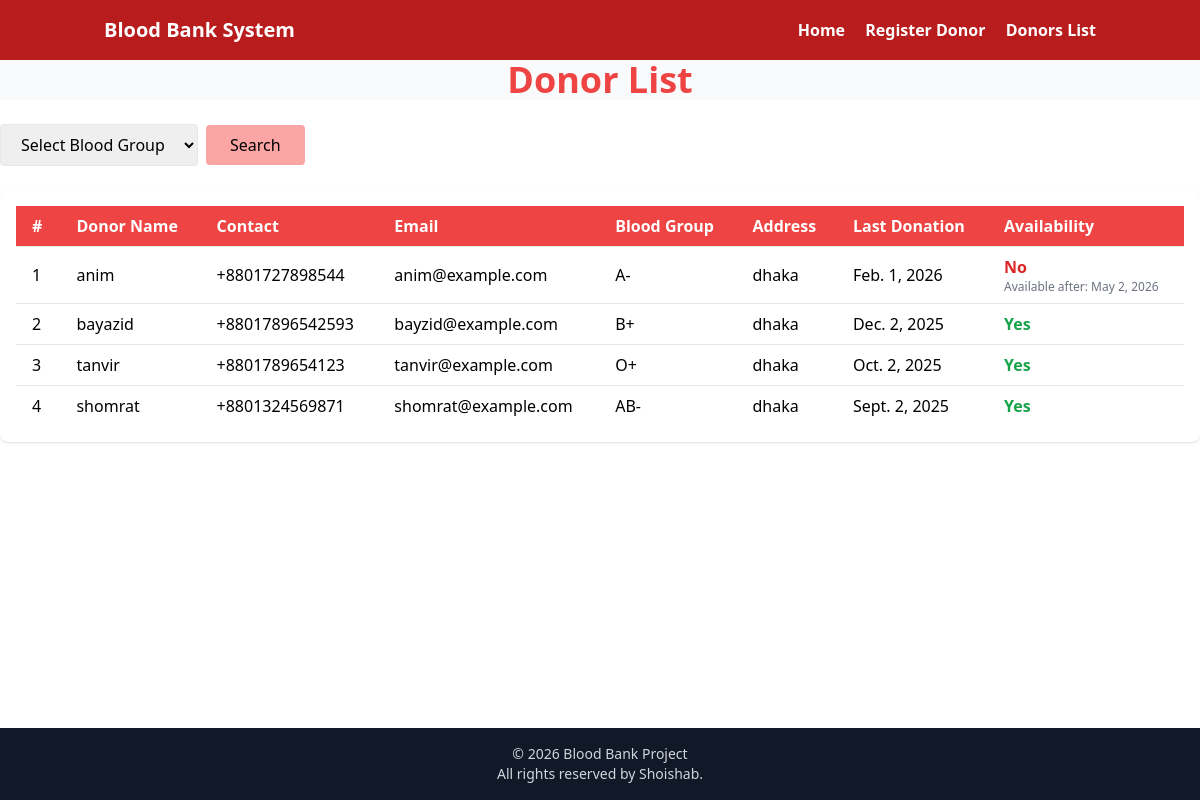
/donors/, run on an earlier commit of the app's database.
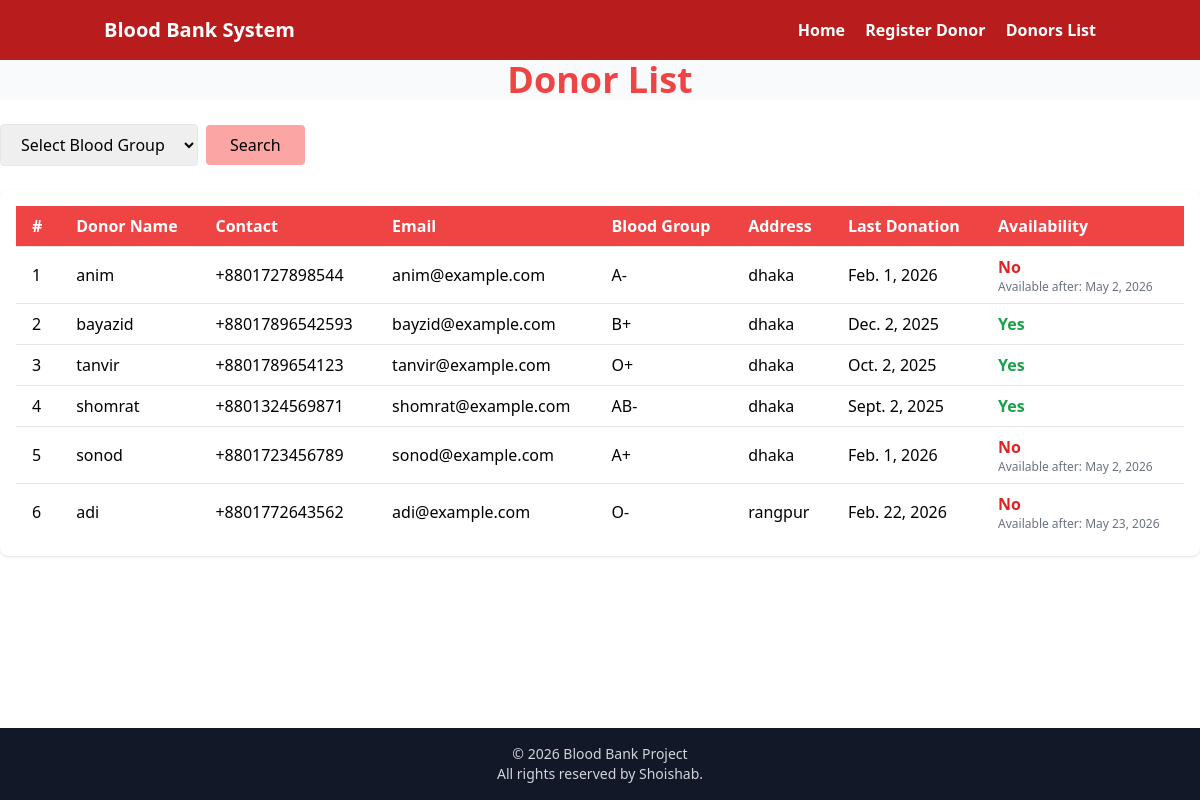
And on a later commit of the database.
### blood/models.py (models this page shows)
class Donors(models.Model):
    donor_name = models.CharField(max_length=100)
    contact = models.CharField(max_length=14)
    email = models.EmailField()
    blood_group = models.CharField(max_length=3)
    address = models.TextField()
    donation_date = models.DateField(null=True, blank=True)

### blood/views.py (the view)
# urls.py: path('donors/', views.donors, name='donors')
def donors(request):
    query = request.GET.get('q')
    if query:
        donor_list = Donors.objects.filter(
            blood_group = query
            )
    else:
        donor_list = Donors.objects.all()
    today = date.today()
    for donor in donor_list:
        if donor.donation_date:
            donor.available_date = donor.donation_date + timedelta(days=90)
            donor.available = today >= donor.available_date
        else:
            donor.available = True
            donor.available_date = None
    context_dict = {
        'donor': donor_list,
        'query' : query,
        }
    return render(request, 'blood/donors.html', context_dict)

### templates/blood/donors.html (shortened to what this page needs)
{% extends 'base.html' %}
{% block content %}
<h2 class="text-4xl bg-gray-50 font-bold text-red-500 mb-6 text-center">Donor List</h2>
<form method="GET" class="flex items-center gap-2 mb-6">
  <select name="q" class="border rounded px-4 py-2 focus:outline-none focus:ring-2 focus:ring-red-500">
    <option value="">Select Blood Group</option>
  </select>
  <button type="submit" class="bg-red-300 text-black px-6 py-2 rounded hover:bg-red-400">
    Search
  </button>
</form>
<div class="overflow-x-auto bg-white rounded-lg shadow p-4">
  <table class="min-w-full divide-y divide-gray-200">
    <thead class="bg-red-500 text-white">
      <tr>
        <th class="px-4 py-2 text-left">#</th>
        <th class="px-4 py-2 text-left">Donor Name</th>
        <th class="px-4 py-2 text-left">Contact</th>
        <th class="px-4 py-2 text-left">Email</th>
        <th class="px-4 py-2 text-left">Blood Group</th>
        <th class="px-4 py-2 text-left">Address</th>
        <th class="px-4 py-2 text-left">Last Donation</th>
        <th class="px-4 py-2 text-left">Availability</th>
      </tr>
    </thead>
    <tbody class="divide-y divide-gray-200">
      {% if donor %}
      {% for donor in donor %}
      <tr class="hover:bg-gray-50">
        <td class="px-4 py-2">{{ donor.id }}</td>
        <td class="px-4 py-2">{{ donor.donor_name }}</td>
        <td class="px-4 py-2">+88{{ donor.contact }}</td>
        <td class="px-4 py-2">{{ donor.email }}</td>
        <td class="px-4 py-2">{{ donor.blood_group }}</td>
        <td class="px-4 py-2">{{ donor.address }}</td>
        <td class="px-4 py-2">{{ donor.donation_date }}</td>
       <td class="px-4 py-2">
        {% if donor.available %}
        <span class="text-green-600 font-semibold">Yes</span>
        {% else %}
        <span class="text-red-600 font-semibold">No</span>
        <div class="text-xs text-gray-500">
          Available after: {{ donor.available_date }}
        </div>
        {% endif %}
      </td>
    </tr>
    {% endfor %}
    {% else %}
    <p>{{ query }} not found</p>
    {% endif %}
  </tbody>
</table>
</div>
{% endblock %}

### templates/base.html (shortened to what this page needs)
<!DOCTYPE html>
<html lang="en">
  <head>
    <script src="https://cdn.tailwindcss.com"></script>
  </head>
  <body>
    {% include 'includes/header.html' %}
    {% block content %}
    {% endblock %}
<br>
<br>
<br>
    {% include 'includes/footer.html' %}
  </body>
</html>

### templates/includes/header.html
<header class="bg-red-700 text-white">
  <div class="container mx-auto px-4 py-4 flex justify-between items-center">
    <h1 class="text-xl font-bold"> Blood Bank System</h1>
    <nav class="space-x-4 font-bold">
      <a href="/" class="hover:underline">Home</a>
      <a href="/register/" class="hover:underline">Register Donor</a>
      <a href="/donors/" class="hover:underline">Donors List</a>
    </nav>
  </div>
</header>

### templates/includes/footer.html
<footer class="bg-gray-900 text-gray-300 fixed bottom-0 w-full">
    <div class="container mx-auto px-4 py-4 text-center text-sm">
        © {{ year|default:"2026" }} Blood Bank Project
        <span class="block">All rights reserved by Shoishab.</span>
    </div>
</footer>

What changed in the data, as far as the page shows it:
added Donors: id "5", donor_name "sonod", contact "01723456789", email "sonod@example.com", blood_group "A+", address "dhaka", donation_date "Feb. 1, 2026", available_date "May 2, 2026"
added Donors: id "6", donor_name "adi", contact "01772643562", email "adi@example.com", blood_group "O-", address "rangpur", donation_date "Feb. 22, 2026", available_date "May 23, 2026"
